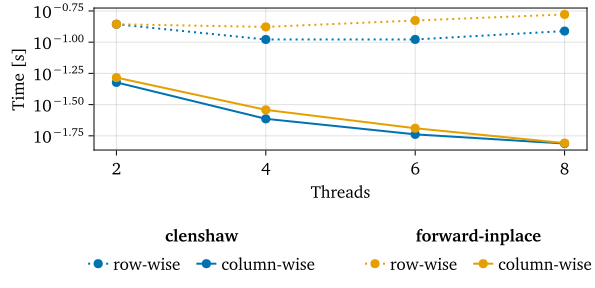

Generate this figure with Julia:
using CairoMakie, CSV, DataFrames;

dfc = CSV.read("./analysis/benchmarks/clenshaw-inplace/clenshaw-thread-scaling-10e4-recurrences-points.csv", DataFrame);
dfi = CSV.read("./analysis/benchmarks/clenshaw-inplace/inplace-thread-scaling-10e4-recurrences-points.csv", DataFrame);

threads = dfc[!, "Threads"];
clenshaw_r = dfc[!, "Row-wise"];
clenshaw_c = dfc[!, "Column-wise"];

inplace_r = dfi[!, "Row-wise"];
inplace_c = dfi[!, "Column-wise"];

pt = 4 / 3;
inch = 96;

set_theme!(
    fontsize=round(13pt),
    linewidth=2,
    markersize=13,
    figure_padding=8,
    fonts=(regular="charter", bold="charter bold", italic="charter italic", bold_italic="charter bold italic"),
);

fig = Figure(size=(6.2inch, 3inch));
ax = Axis(
    fig[1, 1],
    xlabel="Threads",
    ylabel="Time [s]",
    xticks=(2:2:8),
    yscale=log10,
);

c_c = scatterlines!(ax, threads, clenshaw_c);
i_c = scatterlines!(ax, threads, inplace_c);

# shift the colours
for i = 1:5
    scatterlines!(ax, [0], [0], visible=false)
end

c_r = scatterlines!(ax, threads, clenshaw_r, linestyle=:dot);
i_r = scatterlines!(ax, threads, inplace_r, linestyle=:dot);

Legend(
    fig[2, 1],
    [[c_r, c_c], [i_r, i_c]],
    [["row-wise", "column-wise"], ["row-wise", "column-wise"]],
    ["clenshaw", "forward-inplace"],
    orientation=:horizontal,
    framevisible=false,
    groupgap=50
);

fig

save("clenshaw-inplace-threaded-comparison.svg", fig)